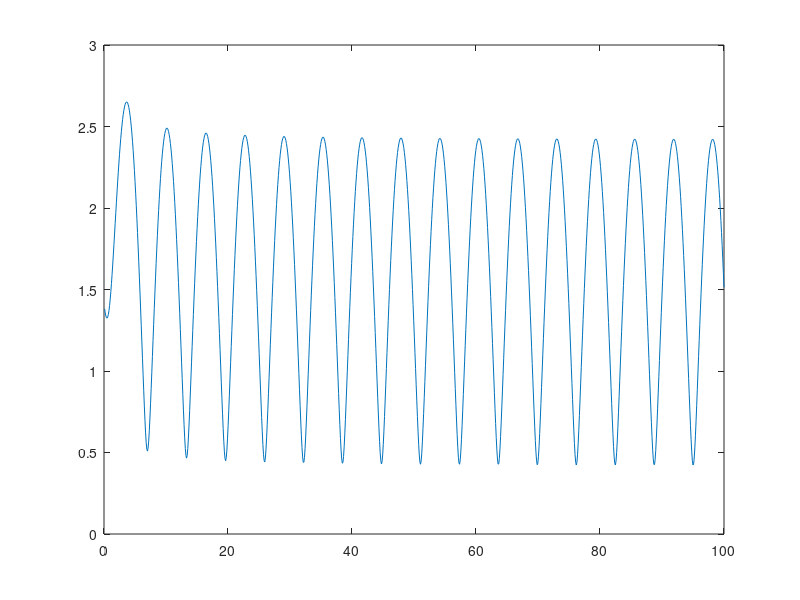
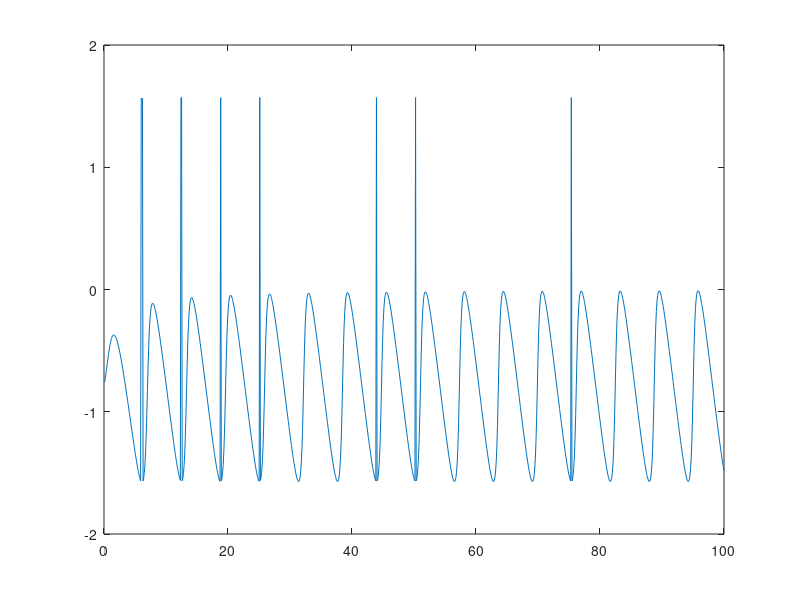

Write MATLAB code to recreate these figures, in order. (Note: this script raises an error after producing the figures.)
clear
clc
close all

q0 = 1;
v0 = 1;
omega = 1;
F = 1;
M = 1;
T = linspace(0,100,1000);

Q = q0 - (v0 ./ omega) .* 1i - (F ./ (T .* M .* omega.^3)) .* 1i + exp(-1i .* omega .* T) .* (F ./ (T .* M .* omega.^3)) .* 1i - exp(-1i .* omega .* T) .* (F ./ (M .* omega.^2));

amplitude = abs(Q);

figure(1)
plot(T,amplitude)


figure(2)
other = atan(imag(Q) ./ real(Q));
plot(T,other)
xline(0)

abs(log(q0 / (F/(M*omega^2))) / (-1i * omega)) * omega
